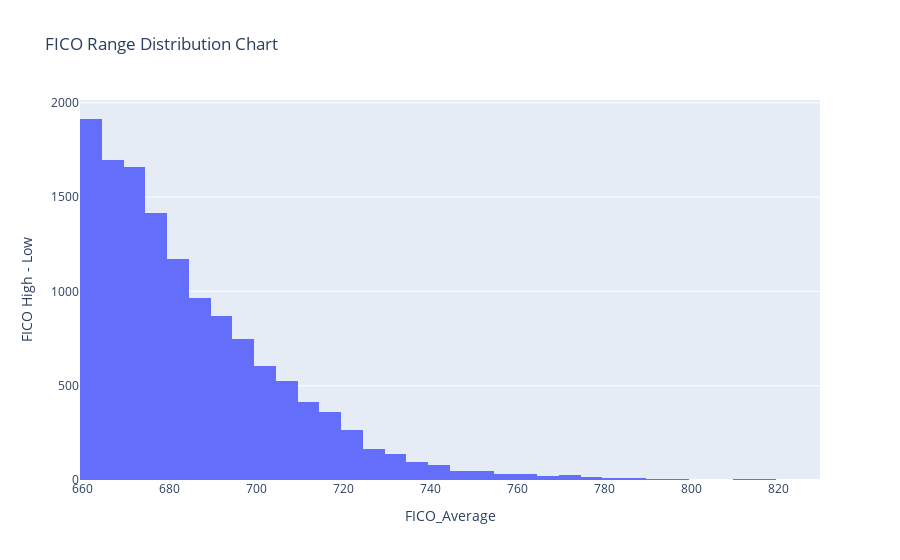

This figure's notebook cell:
### Code cell
fig = px.histogram(ds_grouped["D"], x="fico_avg",nbins=50, histnorm='', 
                   title='FICO Range Distribution Chart')

fig.update_layout(xaxis_title='FICO_Average', yaxis_title='FICO High - Low')
fig.show()

### Figure 1 — Plotly figure (JSON) as saved in the notebook; plotly's stock layout.template omitted (floating-point values rounded to 4 significant figures; data arrays with more than 128 entries replaced by an {"elided": "..."} marker saying what was removed)
{"data": [{"bingroup": "x", "histnorm": "", "hovertemplate": "fico_avg=%{x}<br>=%{y}<extra></extra>", "legendgroup": "", "marker": {"color": "#636efa", "pattern": {"shape": ""}}, "name": "", "nbinsx": 50, "orientation": "v", "showlegend": false, "type": "histogram", "x": {"elided": "13344 float values"}, "xaxis": "x", "yaxis": "y"}], "layout": {"barmode": "relative", "legend": {"tracegroupgap": 0}, "title": {"text": "FICO Range Distribution Chart"}, "xaxis": {"anchor": "y", "domain": [0, 1], "title": {"text": "FICO_Average"}}, "yaxis": {"anchor": "x", "domain": [0, 1], "title": {"text": "FICO High - Low"}}}}
